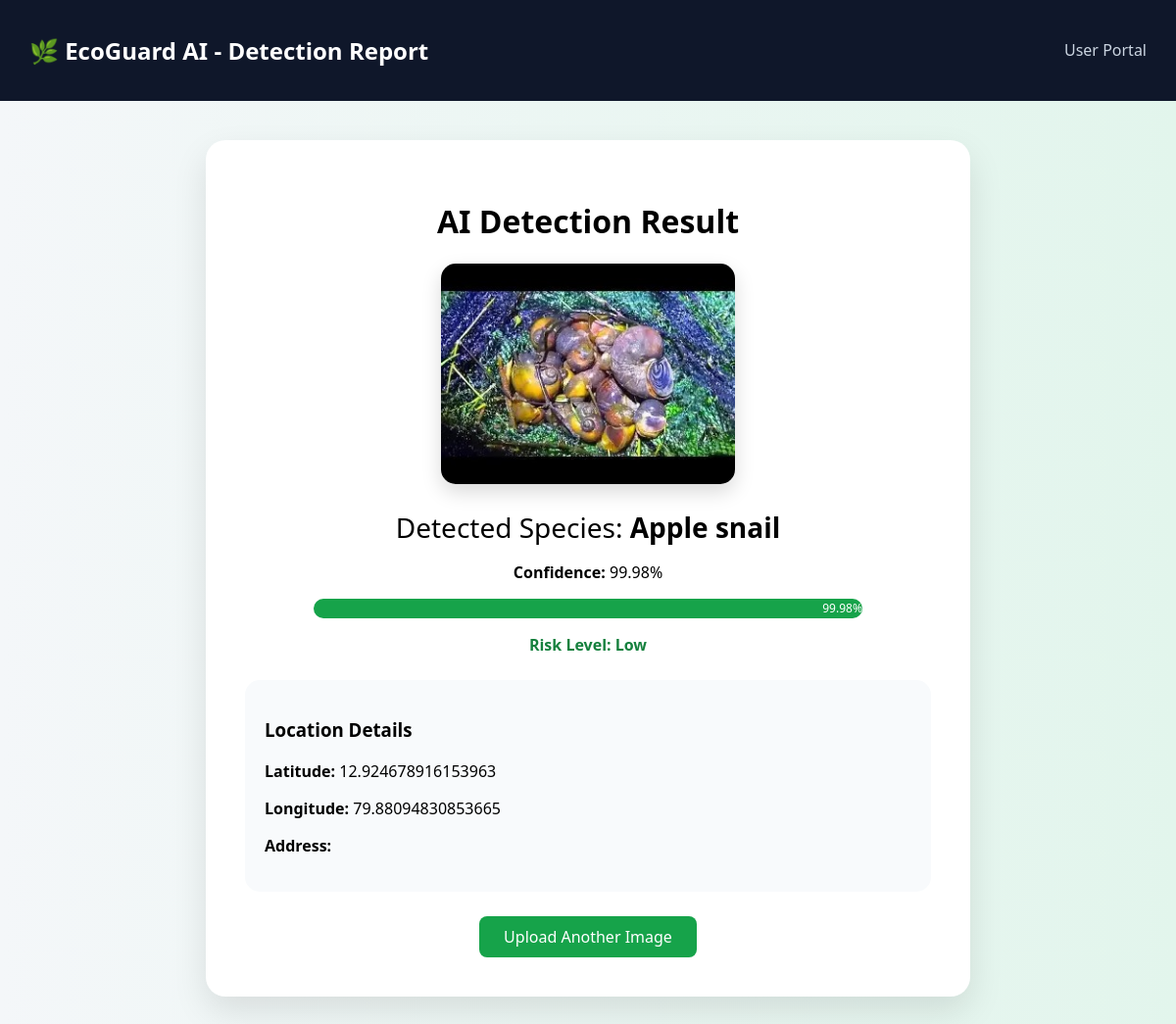
Page /result/2 on the committed database.
### tables this page shows
CREATE TABLE reports (
        id INTEGER PRIMARY KEY AUTOINCREMENT,
        image TEXT,
        latitude REAL,
        longitude REAL,
        address TEXT,
        prediction TEXT,
        created_at TEXT,
        verified INTEGER DEFAULT 0,
        confidence REAL DEFAULT 0,
        risk TEXT DEFAULT ''
    );

### app.py (the view)
@app.route("/result/<int:report_id>")
def view_result(report_id):
    conn = sqlite3.connect("database.db")
    c = conn.cursor()
    c.execute("""
        SELECT image, latitude, longitude, address, prediction, confidence, risk
        FROM reports
        WHERE id=?
    """, (report_id,))
    report = c.fetchone()
    conn.close()
    if not report:
        return "Report not found"
    image = report[0]
    latitude = report[1]
    longitude = report[2]
    address = report[3]
    prediction = report[4]
    confidence = round(report[5] * 100, 2)
    risk = report[6]
    return render_template("result.html",
                           image=image,
                           prediction=prediction,
                           risk=risk,
                           latitude=latitude,
                           longitude=longitude,
                           address=address,
                           confidence=confidence)

### templates/result.html (shortened to what this page needs)
<!DOCTYPE html>
<html>
<head>
</head>
<body>
<div class="navbar">
    <h2>🌿 EcoGuard AI - Detection Report</h2>
    <div>
        <a href="/">User Portal</a>
    </div>
</div>
<div class="container">
<div class="result-card">
    <h1>AI Detection Result</h1>
    <img src="{{ url_for('static', filename=image) }}" width="300">
    <div class="prediction">
        Detected Species: <strong>{{ prediction }}</strong>
    </div>
    <p><strong>Confidence:</strong> {{ confidence }}%</p>
    <div class="confidence-bar">
        <div class="confidence-fill" style="width: {{ confidence }}%;">
            {{ confidence }}%
        </div>
    </div>
    {% if risk == "Low" %}
        <p class="low">Risk Level: {{ risk }}</p>
    {% elif risk == "Moderate" %}
        <p class="moderate">Risk Level: {{ risk }}</p>
    {% elif risk == "High" %}
        <p class="high">Risk Level: {{ risk }}</p>
    {% else %}
        <p class="critical">Risk Level: {{ risk }}</p>
    {% endif %}
    <div class="info-box">
        <h3>Location Details</h3>
        <p><strong>Latitude:</strong> {{ latitude }}</p>
        <p><strong>Longitude:</strong> {{ longitude }}</p>
        <p><strong>Address:</strong> {{ address }}</p>
    </div>
    <a href="/" class="btn">Upload Another Image</a>
</div>
</div>
</body>
</html>

### templates/result.html (style rules this page uses)
body { margin: 0; font-family: 'Segoe UI', sans-serif; background: linear-gradient(to right, #f4f7f9, #e2f5ec); }
.navbar { background: #0f172a; padding: 15px 30px; display: flex; justify-content: space-between; align-items: center; color: white; }
.navbar a { color: #cbd5e1; margin-left: 20px; text-decoration: none; }
.container { width: 85%; margin: 40px auto; text-align: center; }
.result-card { background: white; padding: 40px; border-radius: 20px; box-shadow: 0 15px 35px rgba(0,0,0,0.1); max-width: 700px; margin: auto; }
.result-card img { border-radius: 15px; margin-bottom: 20px; box-shadow: 0 8px 20px rgba(0,0,0,0.15); }
.prediction { font-size: 28px; margin-bottom: 10px; }
.confidence-bar { background: #e5e7eb; border-radius: 20px; overflow: hidden; margin: 15px auto; width: 80%; height: 20px; }
.confidence-fill { height: 100%; background: #16a34a; text-align: right; padding-right: 8px; color: white; font-size: 12px; line-height: 20px; }
.low { color: #15803d; font-weight: bold; }
.info-box { background: #f8fafc; padding: 20px; border-radius: 15px; margin-top: 25px; text-align: left; }
.btn { display: inline-block; margin-top: 25px; padding: 10px 25px; background: #16a34a; color: white; border-radius: 8px; text-decoration: none; font-weight: 500; }

### rows in the picture
reports: image (picture), prediction "Apple snail", risk "Low", latitude "12.924678916153963", longitude "79.88094830853665"

### other values in the picture
{{ confidence }} "99.98"
